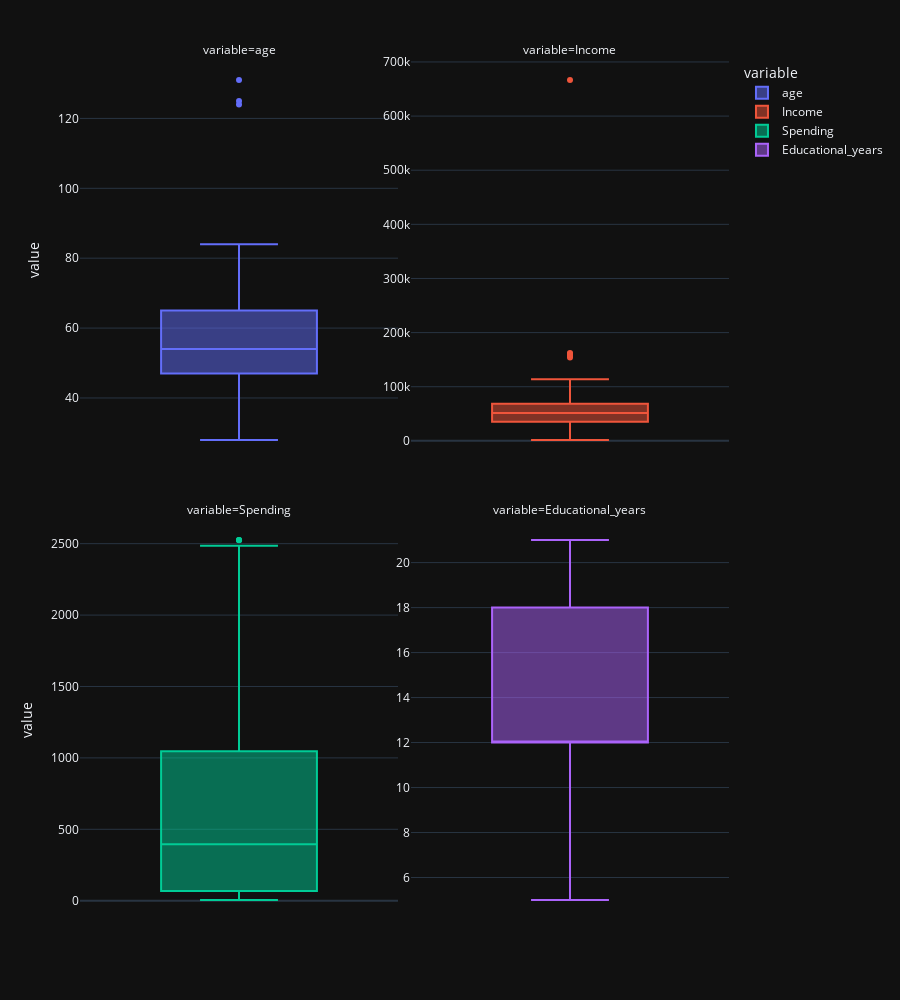

The cell this chart's notebook holds for it:
### Code cell
fig = px.box(df_1_melt, y="value", facet_col="variable", facet_col_wrap = 2, boxmode="overlay", color="variable",  height=1000, width=900)
fig.update_yaxes(matches=None)

for i in range(len(fig["data"])):
    yaxis_name = 'yaxis' if i == 0 else f'yaxis{i + 1}'
    fig.layout[yaxis_name].showticklabels = True

fig.show()

### Figure 1 — Plotly figure (JSON) as saved in the notebook; plotly's stock layout.template omitted (floating-point values rounded to 4 significant figures; data arrays with more than 128 entries replaced by an {"elided": "..."} marker saying what was removed)
{"data": [{"alignmentgroup": "True", "hovertemplate": "variable=age<br>value=%{y}<extra></extra>", "legendgroup": "age", "marker": {"color": "#636efa"}, "name": "age", "notched": false, "offsetgroup": "age", "orientation": "v", "showlegend": true, "type": "box", "x0": " ", "xaxis": "x3", "y": {"elided": "2240 int values"}, "y0": " ", "yaxis": "y3"}, {"alignmentgroup": "True", "hovertemplate": "variable=Income<br>value=%{y}<extra></extra>", "legendgroup": "Income", "marker": {"color": "#EF553B"}, "name": "Income", "notched": false, "offsetgroup": "Income", "orientation": "v", "showlegend": true, "type": "box", "x0": " ", "xaxis": "x4", "y": {"elided": "2240 int values"}, "y0": " ", "yaxis": "y4"}, {"alignmentgroup": "True", "hovertemplate": "variable=Spending<br>value=%{y}<extra></extra>", "legendgroup": "Spending", "marker": {"color": "#00cc96"}, "name": "Spending", "notched": false, "offsetgroup": "Spending", "orientation": "v", "showlegend": true, "type": "box", "x0": " ", "xaxis": "x", "y": {"elided": "2240 int values"}, "y0": " ", "yaxis": "y"}, {"alignmentgroup": "True", "hovertemplate": "variable=Educational_years<br>value=%{y}<extra></extra>", "legendgroup": "Educational_years", "marker": {"color": "#ab63fa"}, "name": "Educational_years", "notched": false, "offsetgroup": "Educational_years", "orientation": "v", "showlegend": true, "type": "box", "x0": " ", "xaxis": "x2", "y": {"elided": "2240 int values"}, "y0": " ", "yaxis": "y2"}], "layout": {"annotations": [{"font": {}, "showarrow": false, "text": "variable=Spending", "x": 0.245, "xanchor": "center", "xref": "paper", "y": 0.465, "yanchor": "bottom", "yref": "paper"}, {"font": {}, "showarrow": false, "text": "variable=Educational_years", "x": 0.755, "xanchor": "center", "xref": "paper", "y": 0.465, "yanchor": "bottom", "yref": "paper"}, {"font": {}, "showarrow": false, "text": "variable=age", "x": 0.245, "xanchor": "center", "xref": "paper", "y": 1.0, "yanchor": "bottom", "yref": "paper"}, {"font": {}, "showarrow": false, "text": "variable=Income", "x": 0.755, "xanchor": "center", "xref": "paper", "y": 1.0, "yanchor": "bottom", "yref": "paper"}], "boxmode": "overlay", "height": 1000, "legend": {"title": {"text": "variable"}, "tracegroupgap": 0}, "margin": {"t": 60}, "width": 900, "xaxis": {"anchor": "y", "domain": [0, 0.49]}, "xaxis2": {"anchor": "y2", "domain": [0.51, 1], "matches": "x"}, "xaxis3": {"anchor": "y3", "domain": [0, 0.49], "matches": "x", "showticklabels": false}, "xaxis4": {"anchor": "y4", "domain": [0.51, 1], "matches": "x", "showticklabels": false}, "yaxis": {"anchor": "x", "domain": [0, 0.465], "showticklabels": true, "title": {"text": "value"}}, "yaxis2": {"anchor": "x2", "domain": [0, 0.465], "showticklabels": true}, "yaxis3": {"anchor": "x3", "domain": [0.535, 1.0], "showticklabels": true, "title": {"text": "value"}}, "yaxis4": {"anchor": "x4", "domain": [0.535, 1.0], "showticklabels": true}}}
